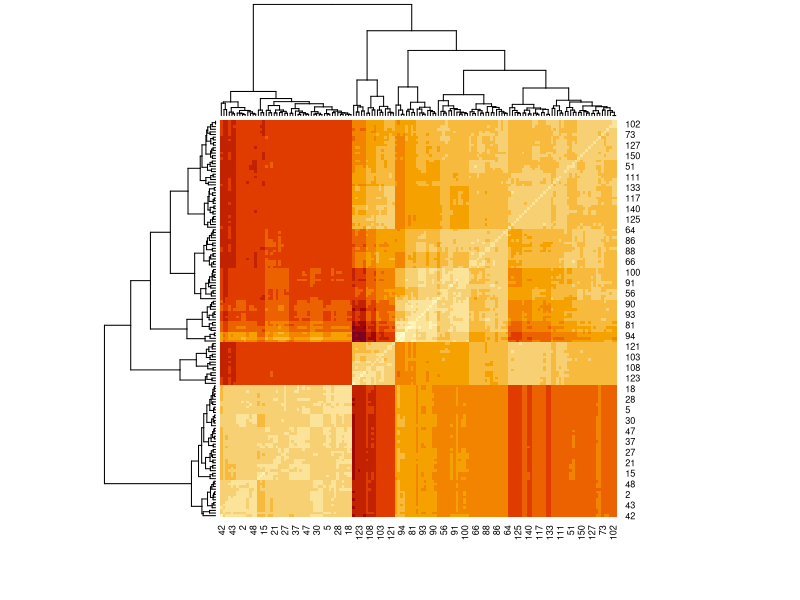
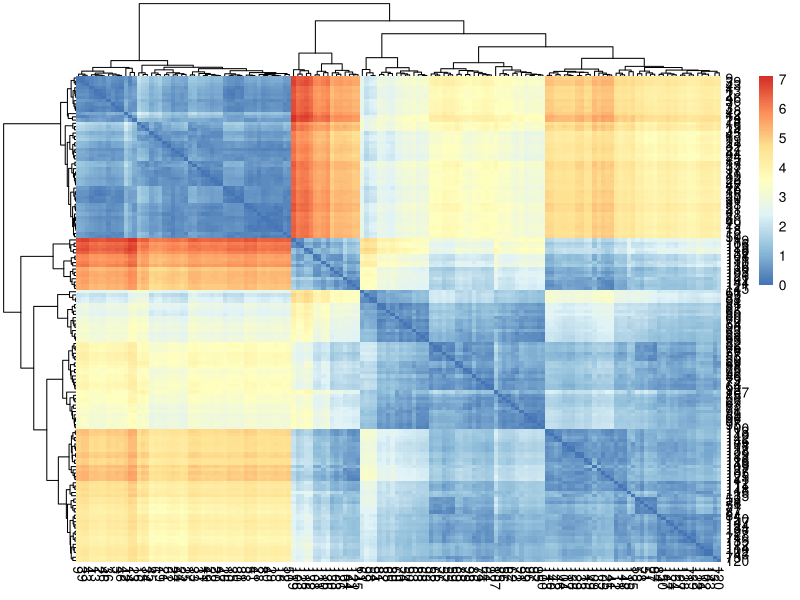
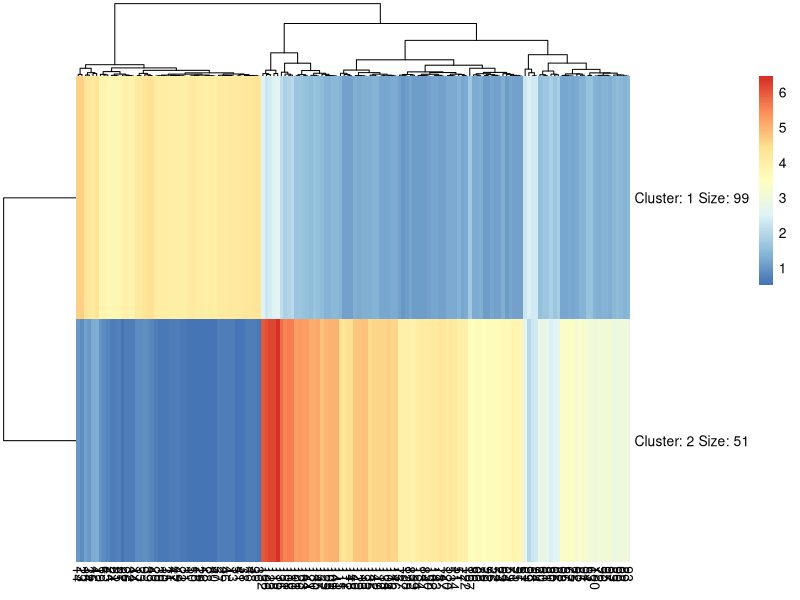
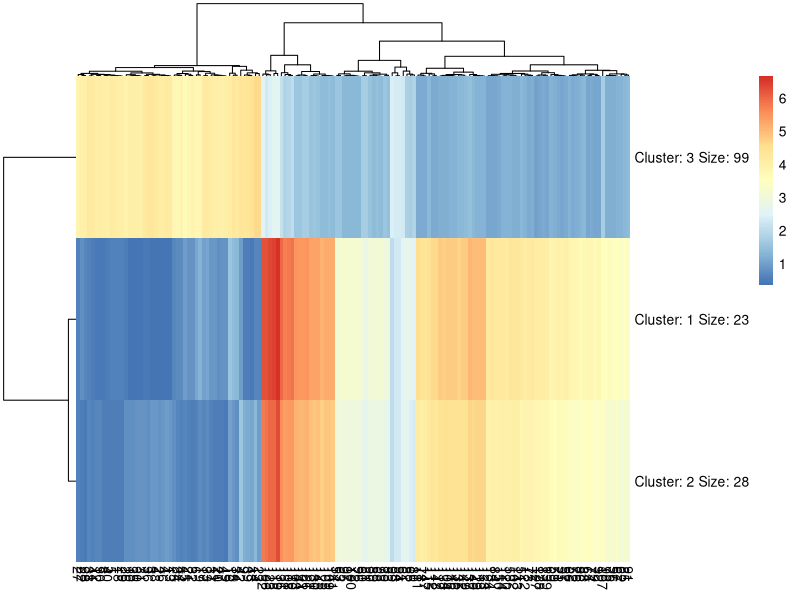
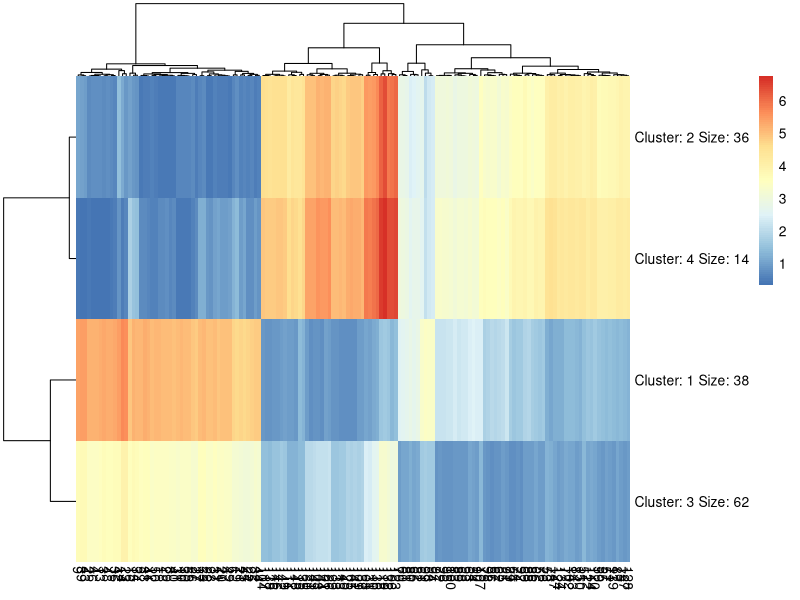
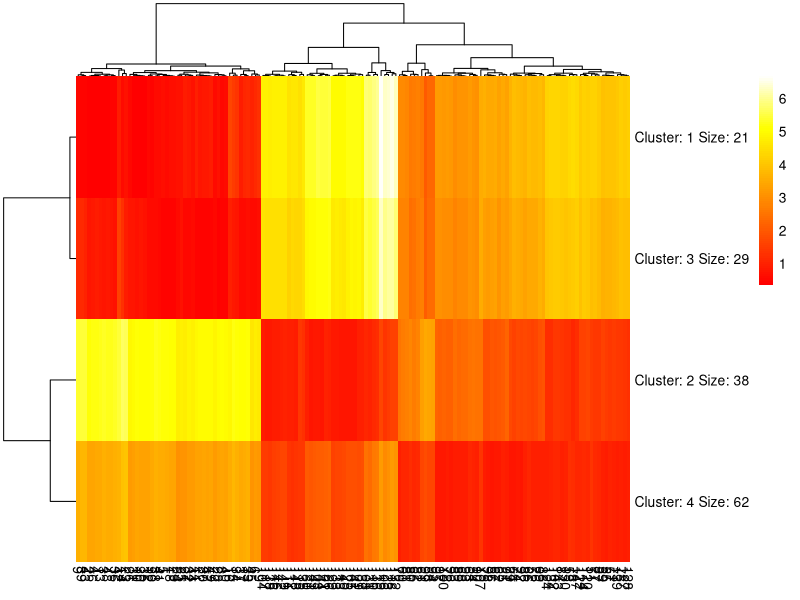
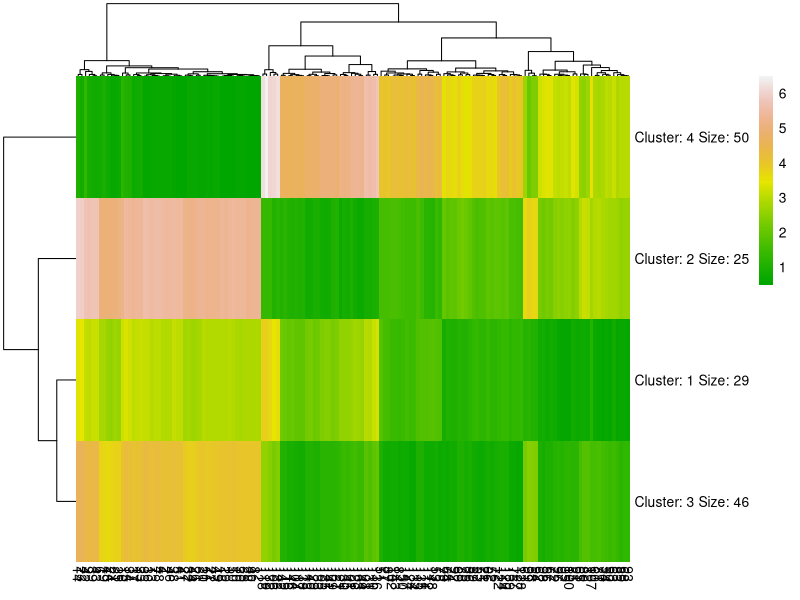
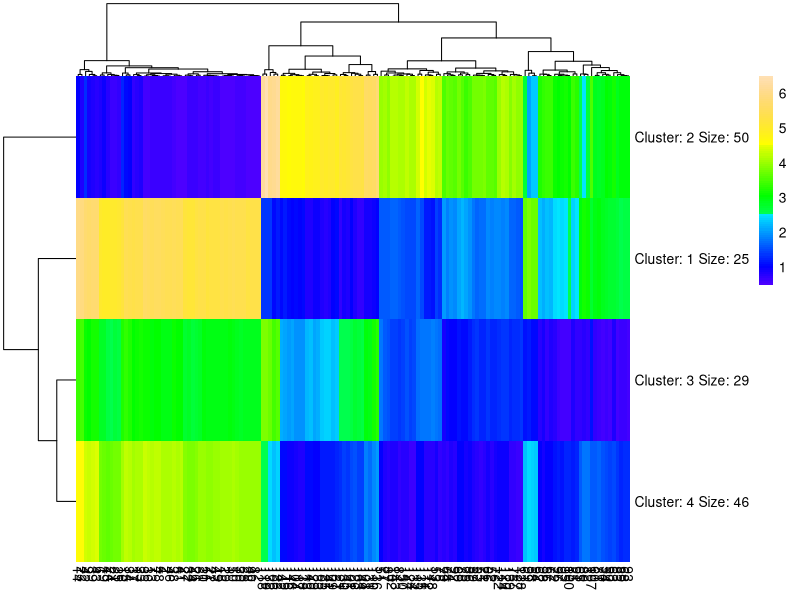

Source code (R) for these figures, in order:
##########################################
#Editor: Kuo-Liang Ou
#National Tsing Hua University ILST
##########################################
#矩陣 (matrix) 是二維資料物件
#由列 (row) 與行 (column) 組成
#dist Distance Matrix Computation
dist(c(1:10)) #try the dist function 10點一維空間距離
dist(cbind(c(1:10),c(1:10)),method="manhattan") # change the method
dist(cbind(c(1:10),c(1:10)),method="euclidean")  #10點二維空間距離 XY座標
dist(cbind(c(1:10),c(1:10),c(1:10)),method="euclidean") #10點三維空間距離

irisMatrix = as.matrix(dist(iris[,1:4])) #put the distances into Matrix
irisMatrix
heatmap(irisMatrix)  #因為 heapmap 只接受相同資料型態之二維 matrix 

#another heatmap :Pretty Heatmaps 不同的畫圖法
if(!require(pheatmap)) install.packages("pheatmap")
library(pheatmap)
pheatmap(irisMatrix) # x y 分別為 150 iris 編號，顏色為距離
pheatmap(irisMatrix,kmeans_k = 2)  #搭配 kmenas x 為編號，y 為 cluster 中心，顏色為距離
pheatmap(irisMatrix,kmeans_k = 3)
pheatmap(irisMatrix,kmeans_k = 4)
#各種內建調色盤
pheatmap(irisMatrix,kmeans_k = 4,heat.colors(100))
pheatmap(irisMatrix,kmeans_k = 4,terrain.colors(100))
pheatmap(irisMatrix,kmeans_k = 4,topo.colors(100))
pheatmap(irisMatrix,kmeans_k = 4,rainbow(100))
#######
# see https://r-graph-gallery.com/3d.html

install.packages("scatterplot3d")
library("scatterplot3d")
scatterplot3d(iris)
scatterplot3d(iris[,1:3],pch = 10, color="blue")
scatterplot3d(iris$Sepal.Length,iris$Sepal.Width,iris$Petal.Length)

colors <- c("red", "green", "blue")
colors <- colors[as.numeric(iris$Species)]
scatterplot3d(iris[,1:3], pch = 16, color=colors)
### matrix 介紹
#matrix(data=NA, nrow=1, ncol=1, byrow=FALSE, dimnames=NULL)
mdat <- matrix(c(1,2,3, 11,12,13), nrow = 2, ncol = 3, byrow = TRUE,
               dimnames = list(c("row1", "row2"),
                               c("C.1", "C.2", "C.3")))
mdat

a = c(1,2,3)
b= as.matrix(dist(a))

c=matrix(1:12, 3, 4)    #建立 3列 * 4 行矩陣 bycol
c
d=matrix(1:12, ncol=4)
d
e= matrix(1:12) 
e
